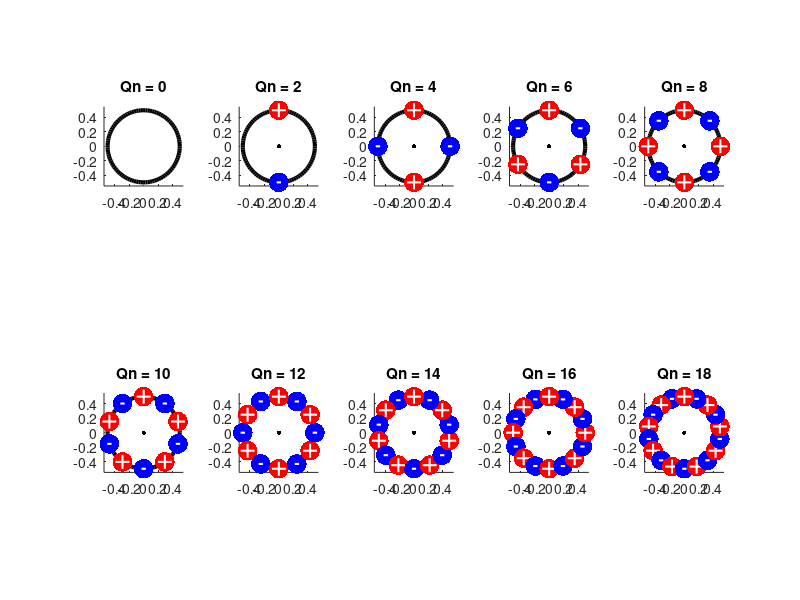

The MATLAB source for this figure:
figure;
for k = 1:10
    X = 0
    Y = 0
    centers = [X Y];
    radii = 0.5;
    subplot(2,5,k);
    % Set the axis aspect ratio to 1:1.
     axis square
      % Clear the axes.
    cla
    % Fix the axis limits.
    xlim([-0.55 0.55]);
    ylim([-0.55 0.55]);
    % Set a title.
    title(['Qn = ' num2str(2*(k-1))])
    viscircles(centers,radii,'Color','k','LineWidth',3);
    hold on;
    x1=0;y1=0.5;
    st=2.0*pi/(2*(k-1));    %Ðý×ªµÄ½Ç¶È
    flag=1;
    for i=1:2*(k-1)
    x11=x1*cos(st)-y1*sin(st);
    y11=x1*sin(st)+y1*cos(st);
    hold on;
    flag=flag*(-1);
    if flag==1
    scatter(x11,y11,200,'r','filled');
    scatter(x11,y11,100,'w','+','LineWidth',1.5);
    else
    scatter(x11,y11,200,'b','filled');  
     plot([x11-0.03,x11+0.03],[y11,y11],'w','LineWidth',1.5);
    end
    scatter(0,0,10,'k','filled');
    st=st+2.0*pi/(2*(k-1));
    end
    hold off;
end
